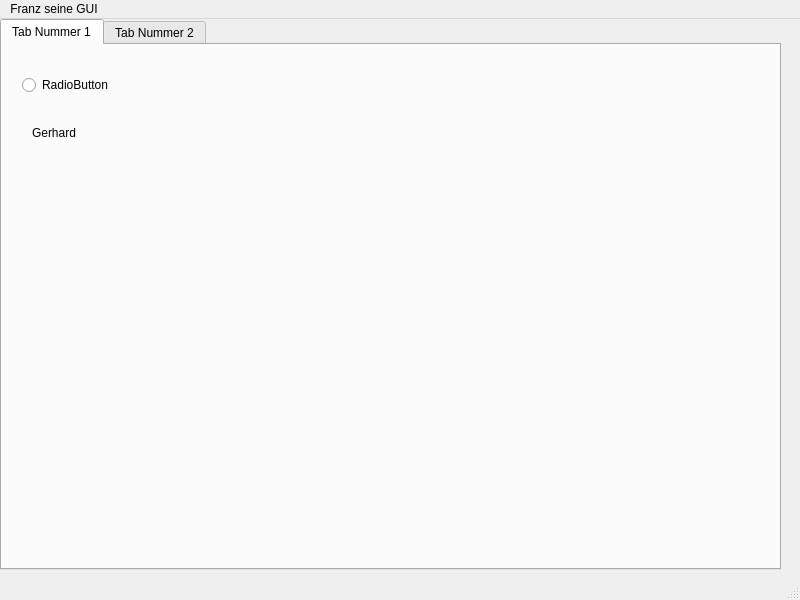
<?xml version="1.0" encoding="UTF-8"?>
<ui version="4.0">
 <class>MainWindow</class>
 <widget class="QMainWindow" name="MainWindow">
  <property name="geometry">
   <rect>
    <x>0</x>
    <y>0</y>
    <width>800</width>
    <height>600</height>
   </rect>
  </property>
  <property name="windowTitle">
   <string>MainWindow</string>
  </property>
  <widget class="QWidget" name="centralwidget">
   <widget class="QTabWidget" name="tabWidget">
    <property name="geometry">
     <rect>
      <x>0</x>
      <y>0</y>
      <width>781</width>
      <height>551</height>
     </rect>
    </property>
    <property name="currentIndex">
     <number>0</number>
    </property>
    <widget class="QWidget" name="tab">
     <attribute name="title">
      <string>Tab Nummer 1</string>
     </attribute>
     <widget class="QRadioButton" name="radioButton">
      <property name="geometry">
       <rect>
        <x>20</x>
        <y>30</y>
        <width>95</width>
        <height>20</height>
       </rect>
      </property>
      <property name="text">
       <string>RadioButton</string>
      </property>
     </widget>
     <widget class="QLabel" name="label">
      <property name="geometry">
       <rect>
        <x>30</x>
        <y>80</y>
        <width>55</width>
        <height>16</height>
       </rect>
      </property>
      <property name="text">
       <string>Gerhard</string>
      </property>
     </widget>
    </widget>
    <widget class="QWidget" name="tab_2">
     <attribute name="title">
      <string>Tab Nummer 2</string>
     </attribute>
    </widget>
   </widget>
  </widget>
  <widget class="QMenuBar" name="menubar">
   <property name="geometry">
    <rect>
     <x>0</x>
     <y>0</y>
     <width>800</width>
     <height>26</height>
    </rect>
   </property>
   <widget class="QMenu" name="menuFranz_seine_GUI">
    <property name="title">
     <string>Franz seine GUI</string>
    </property>
   </widget>
   <addaction name="menuFranz_seine_GUI"/>
  </widget>
  <widget class="QStatusBar" name="statusbar"/>
 </widget>
 <resources/>
 <connections/>
</ui>
